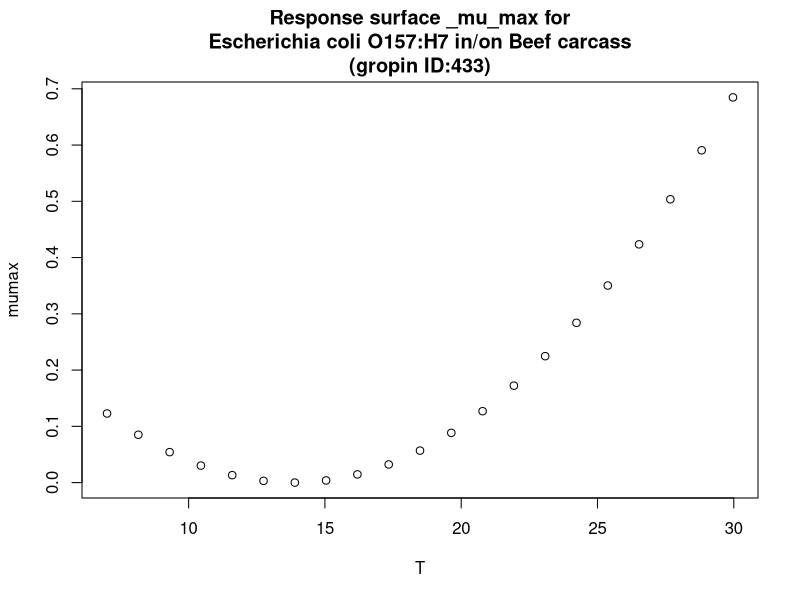

The R source for this figure:
#############################
# start of Parameter script
#############################
T <- seq(7.007,29.97002997003,length.out=21)
#############################
# end of Parameter script
#############################
############################# 
# start of Model script Gropin ID 433 
#############################
 
# constant coefficients for this model
 
variables <- data.frame(T)
argumentsPar <- unique.data.frame(expand.grid(variables))
 
# heart of the model
response_surface <- function(T) {
   mumax <-(0.0513*T-0.71)^2

	return(mumax=mumax)
} 

# output parameters
responseSurface <- cbind(argumentsPar,response_surface(argumentsPar['T']))
colnames(responseSurface) <- c(colnames(argumentsPar),'mumax')
#############################
# End of Model script
#############################
############################# 
# start of Visualisation script Gropin ID 433 
#############################
titleText <-'Response surface _mu_max for
Escherichia coli O157:H7 in/on Beef carcass
(gropin ID:433)'
plot(T,responseSurface$'mumax',xlab='T',
                          ylab='mumax',main=titleText)
#############################
# End of Visualisation script
#############################
